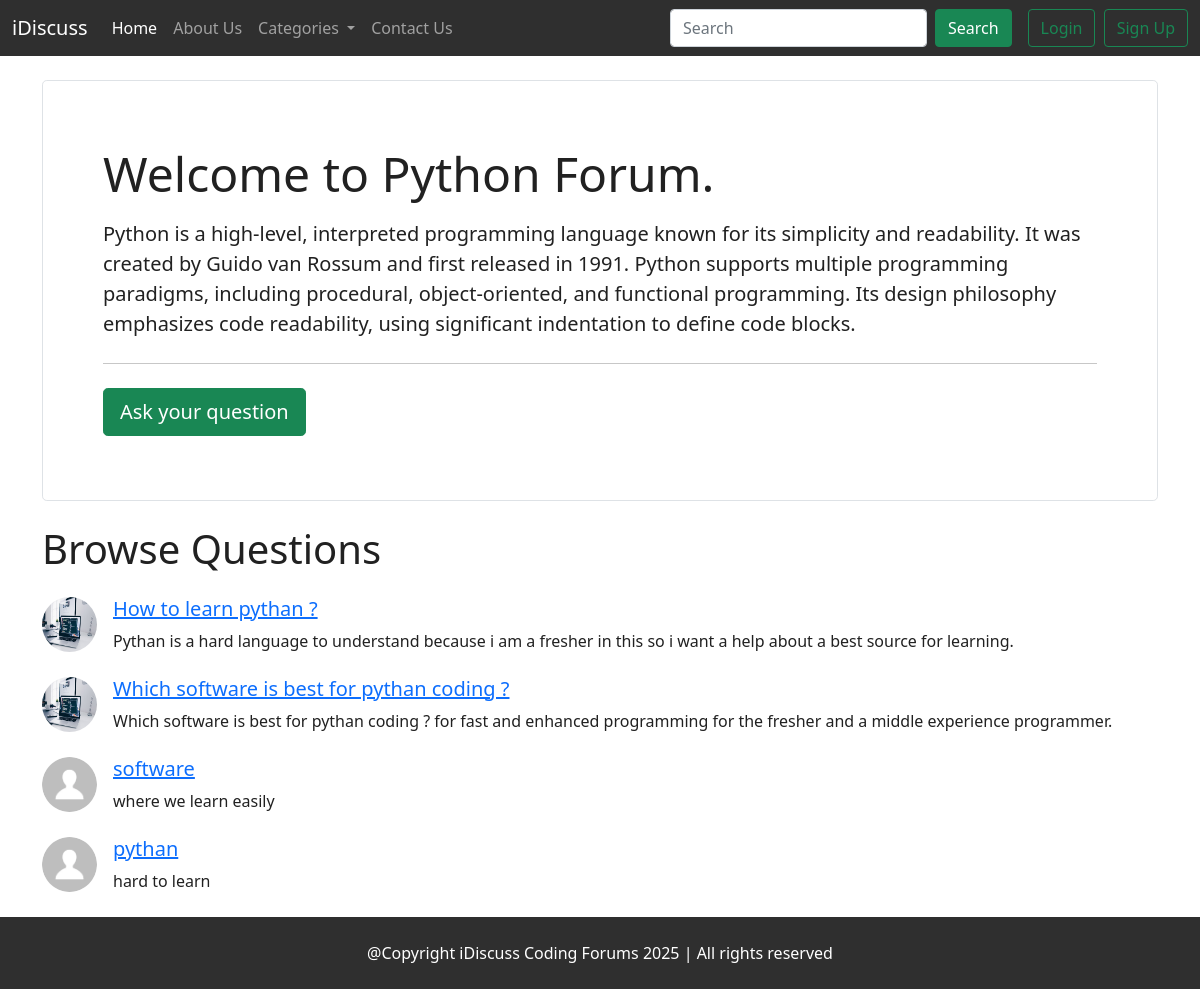
/threadlist.php?cid=1, run on the app's committed database.
### tables this page shows
CREATE TABLE `catagory` (
  `srno` int(11) NOT NULL,
  `catagroyname` varchar(20) NOT NULL,
  `catagroydisc` varchar(500) NOT NULL,
  `dt` datetime NOT NULL DEFAULT current_timestamp()
);

CREATE TABLE `threads` (
  `thread_id` int(5) NOT NULL,
  `thread_name` varchar(50) NOT NULL,
  `thread_desc` text NOT NULL,
  `thread_by` varchar(20) NOT NULL,
  `forum_id` int(5) NOT NULL,
  `time_stamp` datetime NOT NULL DEFAULT current_timestamp()
);

CREATE TABLE `user_table` (
  `user_id` int(5) NOT NULL,
  `user_dp` varchar(300) NOT NULL DEFAULT 'partials/user.webp',
  `user_name` varchar(20) NOT NULL,
  `email` varchar(50) NOT NULL,
  `varification` int(4) DEFAULT NULL,
  `mobile` decimal(10,0) DEFAULT NULL,
  `password` varchar(255) NOT NULL,
  `dt` datetime NOT NULL DEFAULT current_timestamp()
);

### threadlist.php (the view, shortened to what this page needs)
<!doctype html>
<html lang="en">
<head>
    <link href="https://cdn.jsdelivr.net/npm/bootstrap@5.0.2/dist/css/bootstrap.min.css" rel="stylesheet"
>
    <link id="themes-link" rel="stylesheet" href="partials/style.css">
</head>
<body style="margin:0;padding:0" class="theme">
    <?php require 'partials/header.php'; ?>
    <?php
        require "partials/dbconnect.php";
        $srno = $_GET['cid'];
        $sql = "select * from `catagory` where `srno`='$srno'";
        $result = mysqli_query($conn,$sql);
        if ($result){
            $row = mysqli_fetch_assoc($result);
            $cat_title = $row['catagroyname'];
            $cat_desc = $row['catagroydisc'];
        }
        ?>
    <div class='container my-4 theme'>
        <div class="p-5 mb-4 border rounded-3 card-theme">
            <div class="container-fluid py-3 ">
                <h1 class="display-5 ">Welcome to <?php echo $cat_title; ?> Forum.</h1>
                <p class="col-md-12 fs-5 my-3"> <?php echo $cat_desc; ?></p>
                <hr class="my-4">
                <button class="btn btn-success btn-lg" type="button" data-bs-toggle="collapse"
                    data-bs-target="#questionExample" aria-expanded="false" aria-controls="questionExample">Ask your
                    question</button>
            </div>
        </div>
    </div>
    <div class='container my-4' style="min-height:250px">
        <h1 class="display-6 my-4">Browse Questions </h1>
        <?php
        require "partials/dbconnect.php";
        $sql2 = "select * from `threads` where forum_id = $srno";
        $result2 = mysqli_query($conn,$sql2);
        if ($result2){
           while( $row2 = mysqli_fetch_assoc($result2)){
            $thread_id = $row2['thread_id'];
            $thread_title = $row2['thread_name'];
            $thread_desc = $row2['thread_desc'];
             $user_name = $row2['thread_by'];
            $sql = "SELECT * FROM `user_table` WHERE user_name='$user_name';";
    $result = mysqli_query($conn,$sql);
    $row=mysqli_fetch_assoc($result);
    if(mysqli_num_rows($result)==0){
        $image="images/user.webp";
    }
    else{
    $image = $row['user_dp'];
    }
            echo '<div class="d-flex align-items-center my-4">
            <div class="flex-shrink-0">
                <img src="'.$image.'" width="55px" height="55px" class="rounded-circle" alt="...">
            </div>
            <div class="flex-grow-1 ms-3">
            <a href = thread.php?threadid='.$thread_id.'>   <h5>'.$thread_title.'</h5> </a>
                '.$thread_desc.'
            </div>
        </div>';
           }
        }
        ?>
    </div>
    <?php require 'partials/footer.php'; ?>
</body>
</html>

### partials/style.css (style rules this page uses)
:root { --pri-color: rgb(255, 255, 255); --sec-color: rgb(255, 255, 255); --tri-color: rgb(47, 47, 47); --text-color: rgb(33, 33, 33); --text2-color: white; }
.theme { background-color: var(--pri-color); color: var(--text-color); }
.card-theme { background-color: var(--sec-color); color: var(--text-color); }

### data on the page
catagory: catagroyname "Python", catagroydisc "Python is a high-level, interpreted programming language known for its simplicity and readability. It was created by Guido van Rossum and first released in 1991. Python supports multiple programming paradigms, including procedural, object-oriented, and functional programming. Its design philosophy emphasizes code readability, using significant indentation to define code blocks."
threads: user_table.user_dp (picture), thread_name "How to learn pythan ?", thread_desc "Pythan is a hard language to understand because i am a fresher in this so i want a help about a best source for learning."
threads: user_table.user_dp (picture), thread_name "Which software is best for pythan coding ?", thread_desc "Which software is best for pythan coding ? for fast and enhanced programming for the fresher and a middle experience programmer."
threads: thread_name "software", thread_desc "where we learn easily"
threads: thread_name "pythan", thread_desc "hard to learn"
